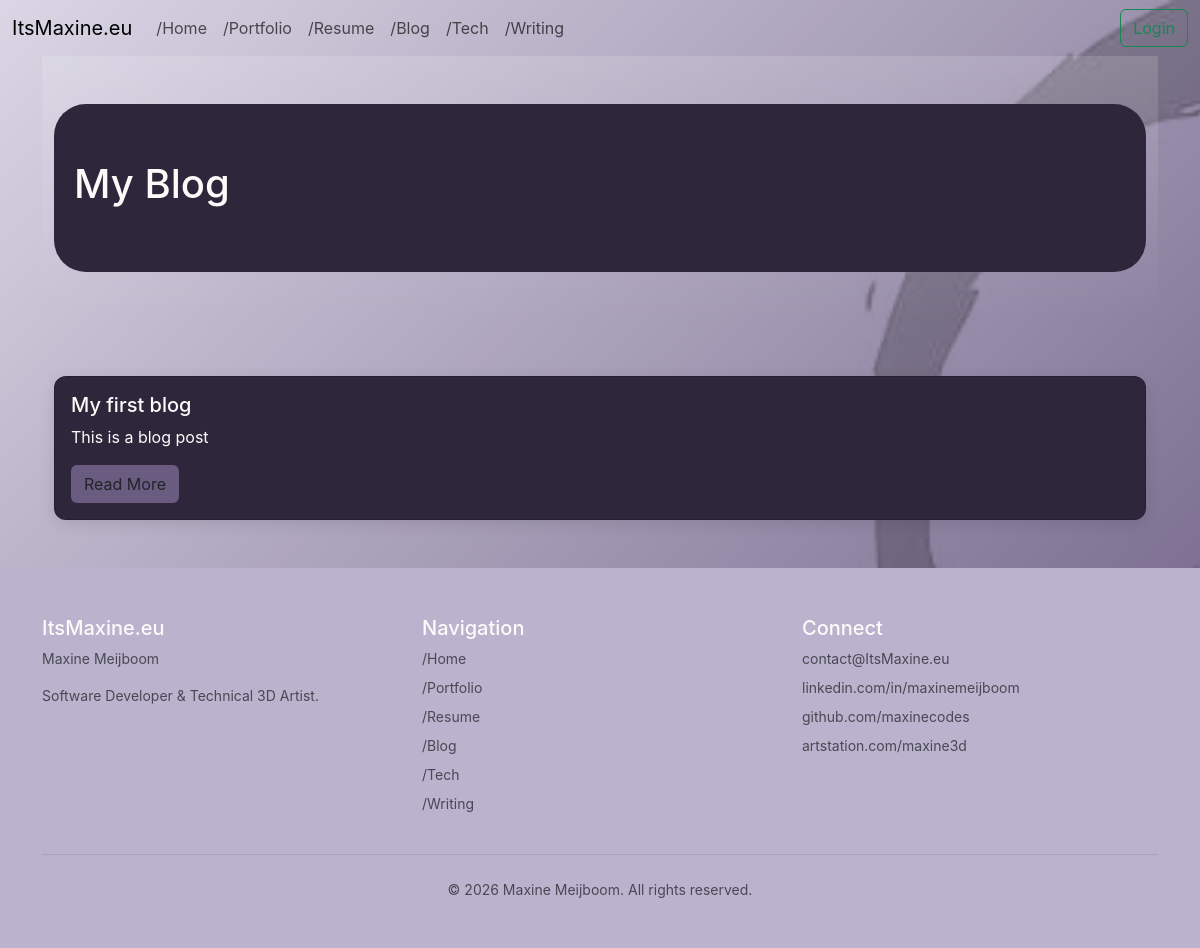
/blog, run on an earlier commit of the app's database.
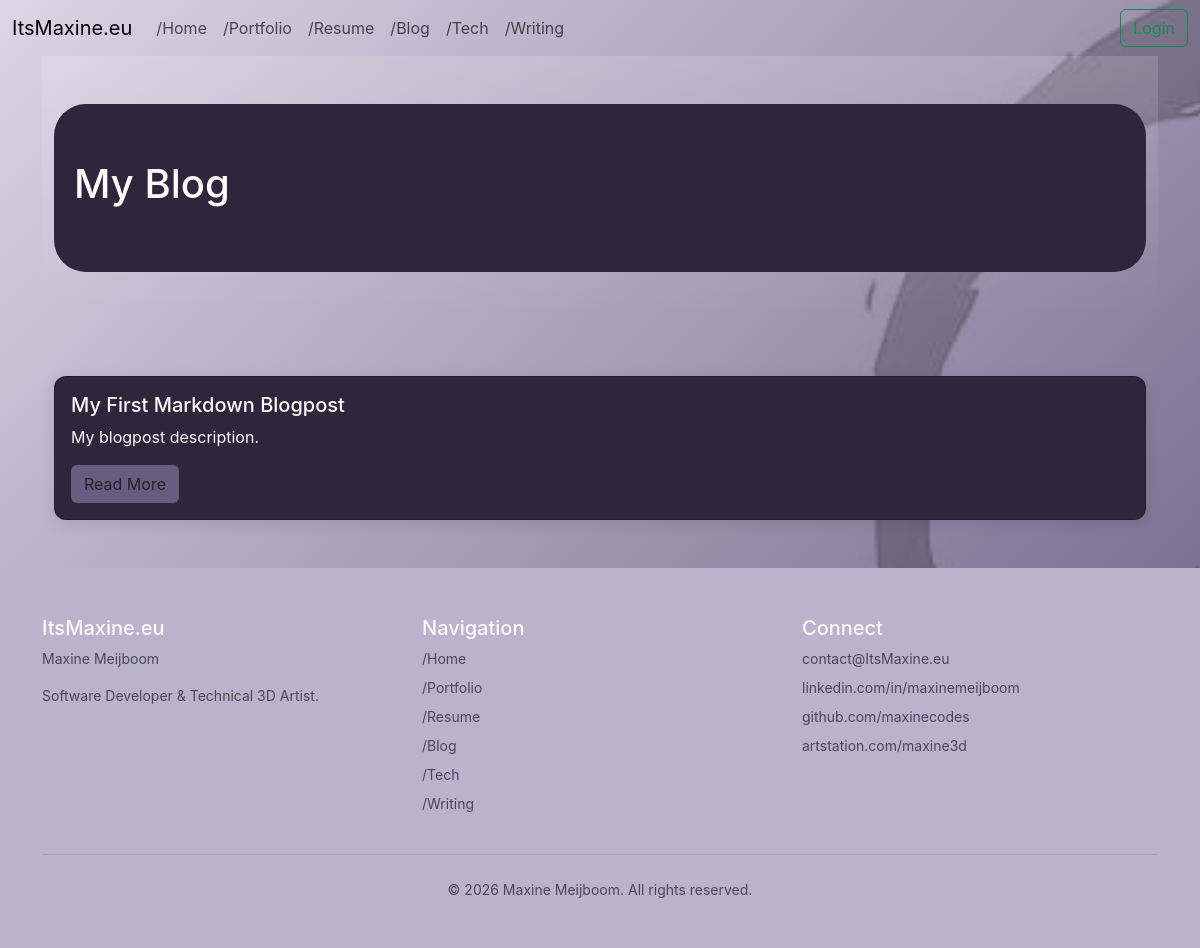
And on a later commit of the database.
### app.py (models this page shows, shortened)
class BlogPost(db.Model):
    __tablename__ = 'blog_posts'
    id = db.Column(db.Integer, primary_key=True)
    title = db.Column(db.Text)
    date = db.Column(db.Date)
    description = db.Column(db.Text)
    content = db.Column(db.Text) # markdown
    def __repr__(self): return f"Blog Post [{self.id}]: {self.title}"

### app.py (the view)
@app.route('/blog')
def blog():
    recent_blogs = BlogPost.query.order_by(BlogPost.date.desc()).all()
    print(recent_blogs)
    return render_template('blog.html', blogs=recent_blogs)

### templates/blog.html (shortened to what this page needs)
{% extends "base.html" %}
{% block content %}
<section class="bg-gradient text-white py-5 mb-5">
    <div class="container">
        <div class="p-2 mb-2 bg-dark text-light rounded-5">
            <div class="container-fluid py-5">
                <h1 class="display-9">My Blog</h1>
            </div>
        </div>
    </div>
</section>
<section class="container mb-5">
    <div class="d-flex flex-column gap-4">
    {% for blog_post in blogs %}
    <div class="card h-100 bg-dark text-light">
        <div class="card-body">
            <h5 class="card-title">{{ blog_post.title }}</h5>
            <p class="card-text">{{ blog_post.description }}</p>
            <a href="/blog/{{ blog_post.id }}" class="btn bg-custom">Read More</a>
        </div>
    </div>
    {% endfor %}
    </div>
</section>
{% endblock %}

### templates/base.html (shortened to what this page needs)
<!DOCTYPE html>
<html lang="en">
<head>
    <link href="https://cdn.jsdelivr.net/npm/bootstrap@5.3.3/dist/css/bootstrap.min.css" rel="stylesheet">
    <link href="{{ url_for('static', filename='style.css') }}" rel="stylesheet">
</head>
<body>
    {% block header %}
    <nav class="navbar navbar-expand-lg navbar-light custom-navbar">
        <div class="container-fluid">
            <a class="navbar-brand" href="{{ url_for('index') }}">ItsMaxine.eu</a>
            <div class="collapse navbar-collapse" id="navbarSupportedContent">
                <ul class="navbar-nav me-auto mb-2 mb-lg-0">
                    <li class="nav-item active">
                        <a class="nav-link" href="{{ url_for('index') }}">/Home</a>
                    </li>
                    <li class="nav-item">
                        <a class="nav-link" href="{{ url_for('portfolio')}}">/Portfolio</a>
                    </li>
                    <li class="nav-item">
                        <a class="nav-link" href="{{ url_for('resume') }}">/Resume</a>
                    </li>
                    <li class="nav-item">
                        <a class="nav-link" href="{{ url_for('blog') }}">/Blog</a>
                    </li>
                    <li class="nav-item">
                        <a class="nav-link" href="{{ url_for('tech') }}">/Tech</a>
                    </li>
                    <li class="nav-item">
                        <a class="nav-link" href="{{ url_for('writing') }}">/Writing</a>
                    </li>
                </ul>
                <form class="d-flex" role="login">
                    <button class="btn btn-outline-success" type="submit">Login</button>
                </form>
            </div>
        </div>
    </nav>
    {% endblock %}
    <div class="container">
        {% block content %}{% endblock %}
    </div>
    {% block footer %}
    <footer class="bg-light text-light py-5">
        <div class="container">
            <div class="row">
                <div class="col-md-4 mb-4 mb-md-0">
                    <h5>ItsMaxine.eu</h5>
                    <p class="small text-muted">Maxine Meijboom</p>
                    <p class="small text-muted">Software Developer & Technical 3D Artist.</p>
                </div>
                <div class="col-md-4 mb-4 mb-md-0">
                    <h5>Navigation</h5>
                    <ul class="list-unstyled small">
                        <li class="mb-2"><a href="{{ url_for('index') }}" class="text-muted text-decoration-none">/Home</a></li>
                        <li class="mb-2"><a href="#" class="text-muted text-decoration-none">/Portfolio</a></li>
                        <li class="mb-2"><a href="{{ url_for('resume') }}" class="text-muted text-decoration-none">/Resume</a></li>
                        <li class="mb-2"><a href="{{ url_for('blog') }}" class="text-muted text-decoration-none">/Blog</a></li>
                        <li class="mb-2"><a href="{{ url_for('tech') }}" class="text-muted text-decoration-none">/Tech<E></E></a></li>
                        <li class="mb-2"><a href="{{ url_for('tech') }}" class="text-muted text-decoration-none">/Writing<E></E></a></li>
                    </ul>
                </div>
                <div class="col-md-4">
                    <h5>Connect</h5>
                    <ul class="list-unstyled small">
                        <li class="mb-2"><a href="#" class="text-muted text-decoration-none">contact@ItsMaxine.eu</a></li>
                        <li class="mb-2"><a href="#" class="text-muted text-decoration-none">linkedin.com/in/maxinemeijboom</a></li>
                        <li class="mb-2"><a href="#" class="text-muted text-decoration-none">github.com/maxinecodes</a></li>
                        <li><a href="#" class="text-muted text-decoration-none">artstation.com/maxine3d</a></li>
                    </ul>
                </div>
            </div>
            <hr class="border-secondary my-4">
            <div class="row">
                <div class="col-12 text-center">
                    <p class="small text-muted mb-0">&copy; 2026 Maxine Meijboom. All rights reserved.</p>
                </div>
            </div>
        </div>
    </footer>
    {% endblock %}
</body>
</html>

### static/style.css (style rules this page uses)
:root { --color-primary: #7950f2; --color-secondary: #ff6b6b; --color-bg-custom: #6A5B81; --color-bg-dark: #2E263B; --color-bg-light: #BBB2CE; --color-bg-page: #DAD6E5; --color-text-custom: #CCCFE3; --color-text-light: #FDFBF9; --color-text-dark: #17141D; --color-success: #4ecdc4; --color-warning: #FFD166; --color-danger: #EF476F; --color-info: #118AB2; }
:root { --bs-primary: var(--color-primary); --bs-secondary: var(--color-secondary); --bs-success: var(--color-success); --bs-warning: var(--color-warning); --bs-danger: var(--color-danger); --bs-info: var(--color-info); --bs-light: var(--color-bg-light); --bs-dark: var(--color-bg-dark); }
body { background: url('../static/images/debian_wallpaper.jpg') center center, linear-gradient(135deg, var(--color-bg-page), var(--color-bg-light)); background-attachment: fixed; background-size: cover; background-repeat: no-repeat; color: var(--color-text-dark); font-family: -apple-system, BlinkMacSystemFont, 'Segoe UI', Roboto, sans-serif; }
.bg-custom { background-color: var(--color-bg-custom) !important; }
.bg-dark { background-color: var(--color-bg-dark) !important; }
.bg-light { background-color: var(--color-bg-light) !important; }
.text-light { color: var(--color-text-light) !important; }
.card { background-color: rgba(255, 255, 255, 0.95); border-radius: 12px; box-shadow: 0 4px 15px rgba(0, 0, 0, 0.1); transition: transform 0.3s ease, box-shadow 0.3s ease; }
a { color: var(--color-primary); text-decoration: none; transition: color 0.3s ease; }

What changed in the data, as far as the page shows it:
changed BlogPost: title "My first blog" → "My First Markdown Blogpost"; description "This is a blog post" → "My blogpost description."
